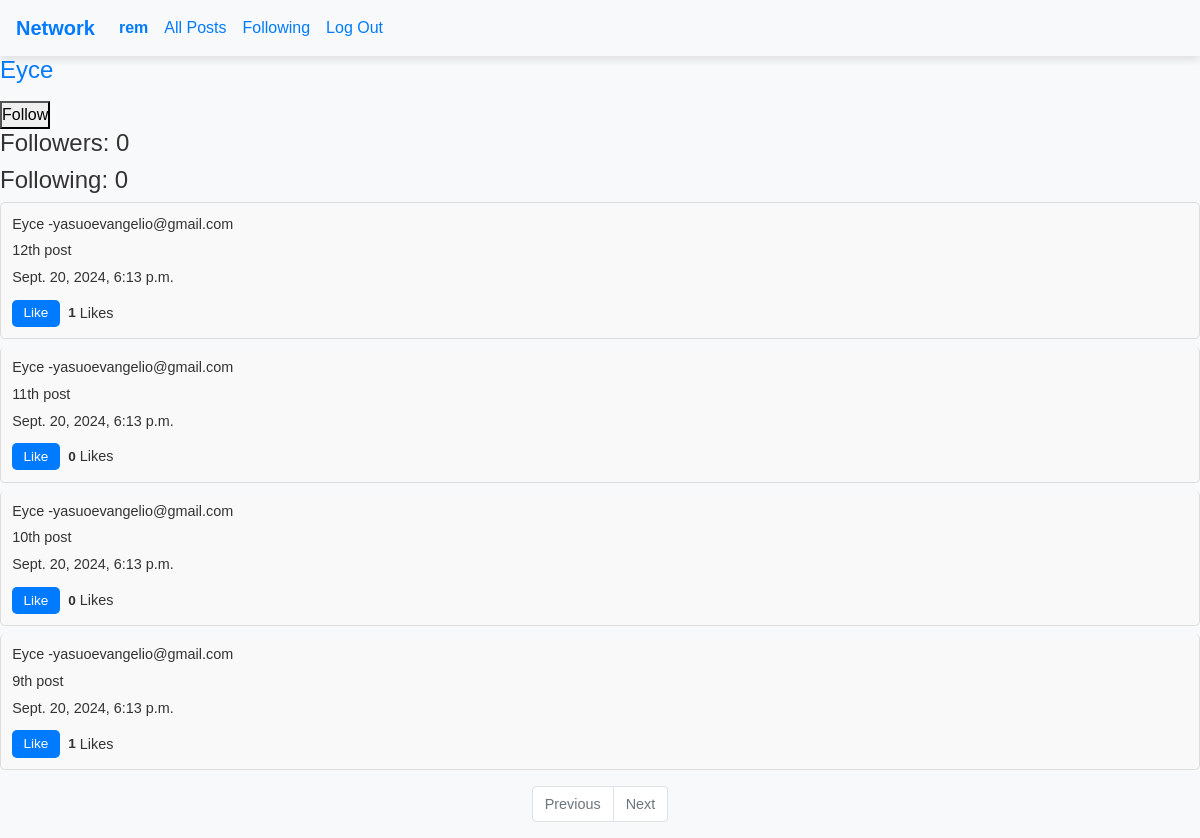
/profilePage/Eyce/ (signed in), run on the app's committed database.
### network/models.py (models this page shows, shortened)
class User(AbstractUser):
    pass

class Post(models.Model):
    user = models.ForeignKey(User, on_delete=models.CASCADE, blank=True, null=True, related_name="author")
    content = models.CharField(max_length=500)
    date = models.DateTimeField(auto_now_add=True)
    def like_count(self):
        return self.likes.count()

### network/views.py (the view, shortened to what this page needs)
# urls.py: path("profilePage/<str:username>/", views.profile_page, name="profile_page"),
def profile_page(request, username):
    user = User.objects.get(username=username)
    posts = Post.objects.filter(user=user).order_by('-date')
    is_following = Follow.objects.filter(follower=request.user, followed=user).exists()
    count_followers = Follow.objects.filter(followed=user).count()
    count_following = Follow.objects.filter(follower=user).count()
    return render(request, "network/profile_page.html" ,{
        "username": user,
        "posts": posts,
        "is_following": is_following,
        "followers": count_followers,
        "following": count_following
    })

### network/templates/network/profile_page.html (shortened to what this page needs)
{% extends "network/layout.html" %}
{% load static %}
{% block body %}
    <h1>{{ username }}</h1>
    {% if user != username %}
        {% if not is_following %}
            <form action="{% url 'profile_page' username %}" method="POST">
                <button type="submit" name="follow">Follow</button>
            </form>
        {% else %}
            <form method="POST">
                {% csrf_token %}
                <button type="submit" name="unfollow">Unfollow</button>
            </form>
        {% endif %}
    {% endif %}
    <h4>Followers: {{ followers }} </h4>
    <h4>Following: {{ following }} </h4>
    {% for post in posts %}
        <div class="post list-group-item">
            <p>{{ post.user.username }} -{{ post.user.email }}</p>
            <p>{{ post.content }}</p>
            <p>{{ post.date }}</p>
            <button class="like-btn" data-post-id="{{ post.id }}">
                {% if request.user in post.likes.all %}
                    Unlike
                {% else %}
                    Like
                {% endif %}
            </button>
            <span class="like-count" id="like-count-{{ post.id }}">{{ post.like_count }}</span> Likes
        </div>
    {% endfor %}
        <ul class="pagination justify-content-center">
            {% if posts.has_previous %}
                <li class="page-item">
                    <a class="page-link" href="?page={{ posts.previous_page_number }}" aria-label="Previous">
                        <span aria-hidden="true">&laquo; Previous</span>
                    </a>
                </li>
            {% else %}
                <li class="page-item disabled">
                    <a class="page-link" tabindex="-1" aria-disabled="true">Previous</a>
                </li>
            {% endif %}
            {% if posts.has_next %}
                <li class="page-item">
                    <a class="page-link" href="?page={{ posts.next_page_number }}" aria-label="Next">
                        <span aria-hidden="true">Next &raquo;</span>
                    </a>
                </li>
            {% else %}
                <li class="page-item disabled">
                    <a class="page-link" href="#" tabindex="-1" aria-disabled="true">Next</a>
                </li>
            {% endif %}
        </ul>
{% endblock %}

### network/templates/network/layout.html (shortened to what this page needs)
{% load static %}
<!DOCTYPE html>
<html lang="en">
    <head>
        <link rel="stylesheet" href="https://stackpath.bootstrapcdn.com/bootstrap/4.4.1/css/bootstrap.min.css">
        <link href="{% static 'network/styles.css' %}" rel="stylesheet">
    </head>
    <body>
        <nav class="navbar navbar-expand-lg navbar-light bg-light">
            <a class="navbar-brand" href="{% url 'index' %}">Network</a>
            <div>
              <ul class="navbar-nav mr-auto">
                {% if user.is_authenticated %}
                    <li class="nav-item">
                        <a class="nav-link" href="{% url 'profile_page' user.username %}"><strong>{{ user.username }}</strong></a>
                    </li>
                {% endif %}
                <li class="nav-item">
                  <a class="nav-link" href="{% url 'index' %}">All Posts</a>
                </li>
                {% if user.is_authenticated %}
                    <li class="nav-item">
                        <a class="nav-link" href="{% url 'following_page' %}">Following</a>
                    </li>
                    <li class="nav-item">
                        <a class="nav-link" href="{% url 'logout' %}">Log Out</a>
                    </li>
                {% endif %}
              </ul>
            </div>
          </nav>
        <div class="body">
            {% block body %}
            {% endblock %}
        </div>
    </body>
</html>

### network/static/network/styles.css (style rules this page uses)
* { margin: 0; padding: 0; box-sizing: border-box; }
body { font-family: Arial, sans-serif; background-color: #f8f9fa; color: #333; }
.navbar { box-shadow: 0px 4px 8px rgba(0, 0, 0, 0.1); }
.navbar-brand { font-weight: bold; color: #007bff !important; }
.nav-link { color: #007bff !important; }
h1, h2 { color: #007bff; margin-bottom: 1rem; font-size: 1.5rem; }
.post { padding: 0.7rem; margin-bottom: 0.5rem; background-color: #f9f9f9; border: 1px solid #ddd; border-radius: 5px; font-size: 0.9rem; line-height: 1.3; }
.post p { margin-bottom: 0.5rem; }
.like-btn, .edit-btn, .save-btn { background-color: #007bff; color: #fff; border: none; padding: 0.3rem 0.7rem; border-radius: 5px; cursor: pointer; font-size: 0.85rem; margin-top: 0.3rem; }
.like-count { font-weight: bold; margin-left: 0.3rem; font-size: 0.85rem; }
.pagination { margin-top: 1rem; font-size: 0.9rem; }
.page-link { color: #007bff; }

### data on the page
User: username "rem"
User: username "Eyce"
Post: user.username "Eyce", user.email "yasuoevangelio@gmail.com", content "12th post", date "Sept. 20, 2024, 6:13 p.m.", shows "Like", like_count "1"
Post: user.username "Eyce", user.email "yasuoevangelio@gmail.com", content "11th post", date "Sept. 20, 2024, 6:13 p.m.", shows "Like", like_count "0"
Post: user.username "Eyce", user.email "yasuoevangelio@gmail.com", content "10th post", date "Sept. 20, 2024, 6:13 p.m.", shows "Like", like_count "0"
Post: user.username "Eyce", user.email "yasuoevangelio@gmail.com", content "9th post", date "Sept. 20, 2024, 6:13 p.m.", shows "Like", like_count "1"

### other printed values
{{ followers }} "0"
{{ following }} "0"
